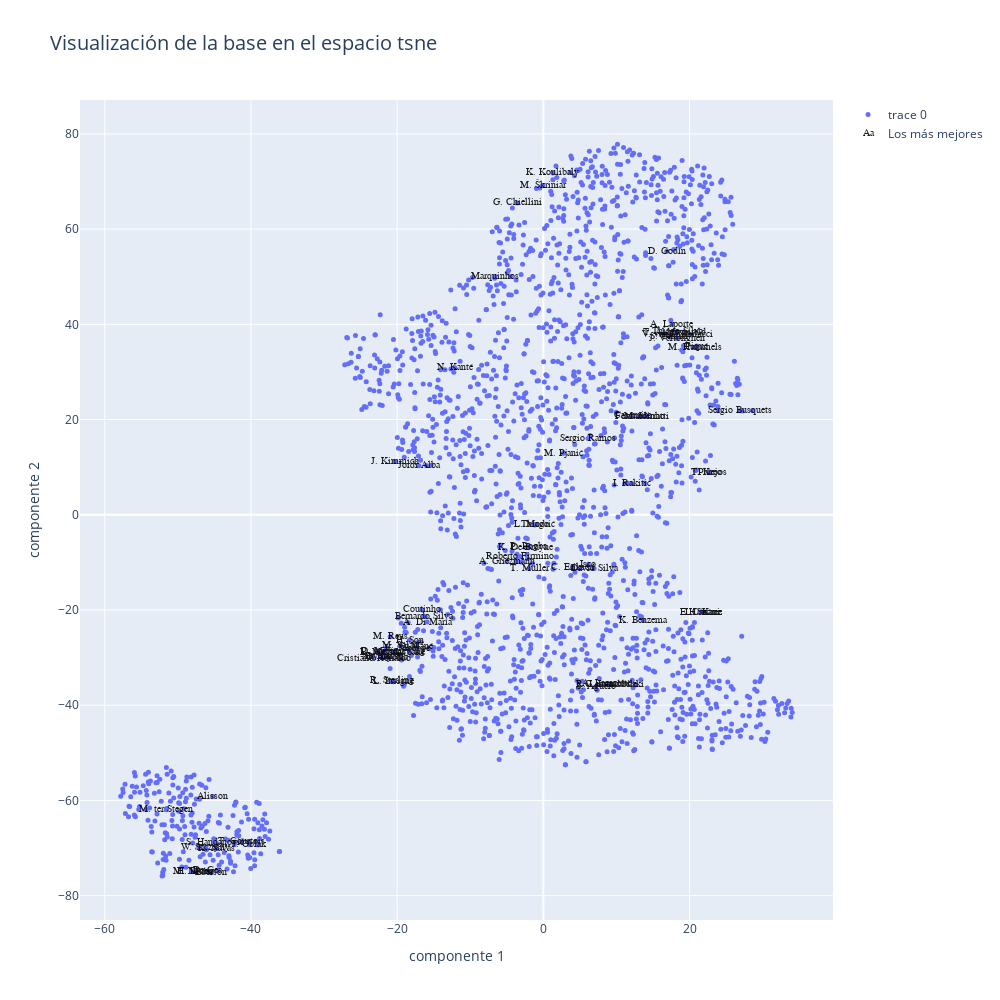

Notebook cell for this chart:
### Code cell
data=[]
bool_crack=df_sne["overall"] > 85 #diferenciamos a los mejores jugadores

#graficamos los datos en el espacio transformado: las dos componentes tsne

graf1 = go.Scatter(x=X_tsne[:,0], y=X_tsne[:,1],
                           mode='markers',
                        text=df_sne.loc[:,'player_positions'], #'Height', 'Weight', 'Club', 'Age', 'Name','Position'
                           marker=dict(
                                size=5)
                           )

crack =go.Scatter(x=X_tsne[bool_crack,0], y=X_tsne[bool_crack,1],name='Los más mejores',
                      text=df_sne.loc[bool_crack,'short_name'],
                      textfont=dict(family='sans serif',size=10,color='black'),
                      opacity=0.9,mode='text')

data=[graf1,crack]

layout = go.Layout(title="Visualización de la base en el espacio tsne",titlefont=dict(size=20),
                xaxis=dict(title='componente 1'),
                yaxis=dict(title='componente 2'),
                autosize=False, width=1000,height=1000)

fig = go.Figure(data=data, layout=layout)

iplot(fig)
#plot(fig)

### Figure 1 — Plotly figure (JSON) as saved in the notebook; plotly's stock layout.template omitted (floating-point values rounded to 4 significant figures; data arrays with more than 128 entries replaced by an {"elided": "..."} marker saying what was removed)
{"data": [{"marker": {"size": 5}, "mode": "markers", "text": {"elided": "2001 str values"}, "type": "scatter", "x": {"elided": "2001 float values"}, "y": {"elided": "2001 float values"}}, {"mode": "text", "name": "Los más mejores", "opacity": 0.9, "text": ["L. Messi", "Cristiano Ronaldo", "Neymar Jr", "J. Oblak", "E. Hazard", "K. De Bruyne", "M. ter Stegen", "V. van Dijk", "L. Modrić", "M. Salah", "K. Mbappé", "K. Koulibaly", "H. Kane", "Alisson", "De Gea", "N. Kanté", "G. Chiellini", "S. Agüero", "Sergio Ramos", "L. Suárez", "R. Lewandowski", "Sergio Busquets", "A. Griezmann", "P. Dybala", "P. Pogba", "Ederson", "R. Sterling", "C. Eriksen", "T. Courtois", "Piqué", "S. Handanovič", "M. Neuer", "H. Lloris", "David Silva", "E. Cavani", "D. Godín", "T. Kroos", "M. Reus", "P. Aubameyang", "S. Mané", "A. Laporte", "Bernardo Silva", "Casemiro", "H. Son", "Fernandinho", "Thiago Silva", "K. Benzema", "J. Vertonghen", "D. Mertens", "M. Hummels", "T. Alderweireld", "Jordi Alba", "Thiago", "K. Navas", "L. Insigne", "L. Sané", "Marquinhos", "M. Škriniar", "M. Verratti", "S. Umtiti", "W. Szczęsny", "J. Kimmich", "Isco", "Roberto Firmino", "I. Rakitić", "M. Pjanić", "A. Di María", "L. Bonucci", "Coutinho", "Parejo", "T. Müller", "C. Immobile", "A. Lacazette"], "textfont": {"color": "black", "family": "sans serif", "size": 10}, "type": "scatter", "x": [-22.6, -23.16, -22.0, -40.21, -21.73, -2.459, -51.61, 16.65, -1.192, -19.57, -18.53, 1.294, 22.23, -45.2, -45.91, -12.11, -3.559, 7.151, 6.123, 21.96, 9.088, 26.87, -4.988, -21.22, -2.048, -45.47, -20.7, 4.014, -41.33, 20.99, -44.96, -48.1, -47.62, 6.947, 21.42, 16.9, 22.69, -20.94, -20.55, -17.37, 17.6, -16.36, 12.22, -18.31, 13.21, 18.33, 13.61, 18.26, -21.83, 20.8, 18.0, -17.02, -1.109, -44.7, -20.53, -18.27, -6.62, -0.0796, 14.11, 17.25, -46.21, -20.33, 6.148, -3.149, 12.08, 2.757, -15.9, 20.23, -16.62, 22.76, -1.951, 9.198, 8.688], "y": [-28.87, -30.09, -29.85, -69.33, -29.78, -6.896, -61.95, 37.86, -2.137, -27.43, -28.17, 71.8, -20.47, -59.16, -74.83, 30.9, 65.5, -36.16, 16.0, -20.44, -35.61, 21.84, -9.799, -30.06, -6.705, -75.22, -34.85, -11.04, -68.71, 35.45, -68.77, -74.89, -74.91, -11.29, -20.5, 55.35, 8.979, -25.64, -28.71, -27.7, 40.06, -21.3, 20.79, -26.33, 20.57, 38.45, -22.12, 37.08, -28.68, 35.23, 38.39, 10.29, -2.057, -70.13, -35.08, -28.9, 50.06, 69.19, 20.7, 37.47, -69.82, 11.18, -10.39, -8.771, 6.545, 12.94, -22.55, 37.76, -19.97, 8.941, -11.31, -35.64, -35.45]}], "layout": {"autosize": false, "height": 1000, "title": {"font": {"size": 20}, "text": "Visualización de la base en el espacio tsne"}, "width": 1000, "xaxis": {"title": {"text": "componente 1"}}, "yaxis": {"title": {"text": "componente 2"}}}}
